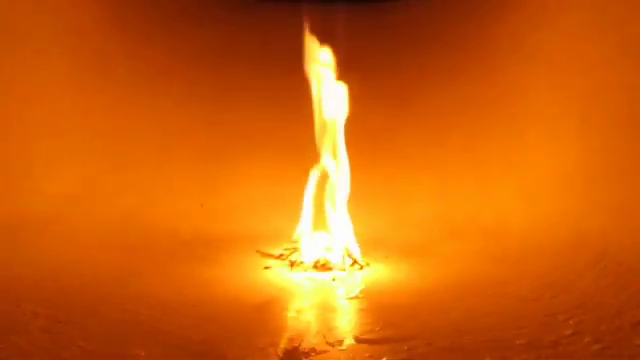
#> input picture frame 149 of code/fire.mp4, 640 x 360 px
$ python fire_detector.py
#> lines starting #> are read from the running program, lines starting #| are printed output that depends on the picture; after the words box and inside, x2 and y2 are one past the last pixel; in counts of white or black regions, pixels touching at a corner belong together

import cv2
import numpy as np
import smtplib
import playsound
import threading

Alarm_Status = False
Email_Status = False
Fire_Reported = 0

def play_alarm_sound_function():
	while True:
		playsound.playsound('Alarm Sound.mp3',True)

def send_mail_function():

    recipientEmail = "upadhyayatal88@gmail.com"
    recipientEmail = recipientEmail.lower()

    try:
        server = smtplib.SMTP('smtp.gmail.com', 587)
        server.ehlo()
        server.starttls()
        server.login("upadhyayatal88@gmail.com", 'upadhyay98')
        server.sendmail('upadhyayatal88@gmail.com', recipientEmail, "Warning A Fire Accident has been reported on ABC Company")
        print("sent to {}".format(recipientEmail))
        server.close()
    except Exception as e:
    	print(e)


video = cv2.VideoCapture("fire.mp4") # If you want to use webcam use Index like 0,1.

while True:
    (grabbed, frame) = video.read()
#> frame is the input picture: shape (360, 640, 3); mean B, G, R 11.8, 97.7, 206.4
    if not grabbed:
        break

    frame = cv2.resize(frame, (960, 540))
#> frame: shape (540, 960, 3)

    blur = cv2.GaussianBlur(frame, (21, 21), 0)
    hsv = cv2.cvtColor(blur, cv2.COLOR_BGR2HSV)
#> hsv: shape (540, 960, 3); mean H, S, V 13.3, 242.7, 206.5

    lower = [18, 50, 50]
    upper = [35, 255, 255]
    lower = np.array(lower, dtype="uint8")
    upper = np.array(upper, dtype="uint8")

    mask = cv2.inRange(hsv, lower, upper)
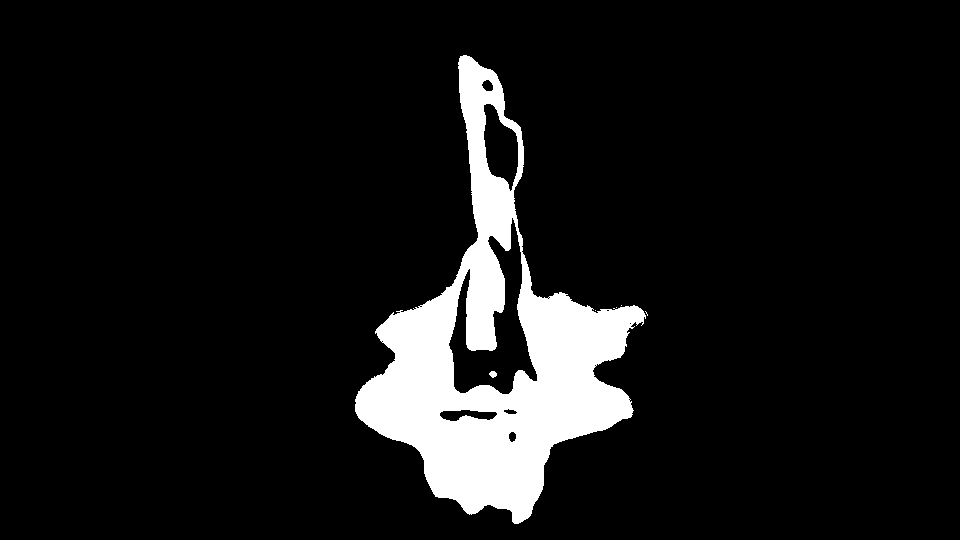
#> mask: shape (540, 960); 8.8% white; 6 white regions (4 under 20 px), largest, box (x1, y1, x2, y2) and area: (355, 55, 646, 524) 45677, (489, 371, 497, 378) 40

    output = cv2.bitwise_and(frame, hsv, mask=mask)
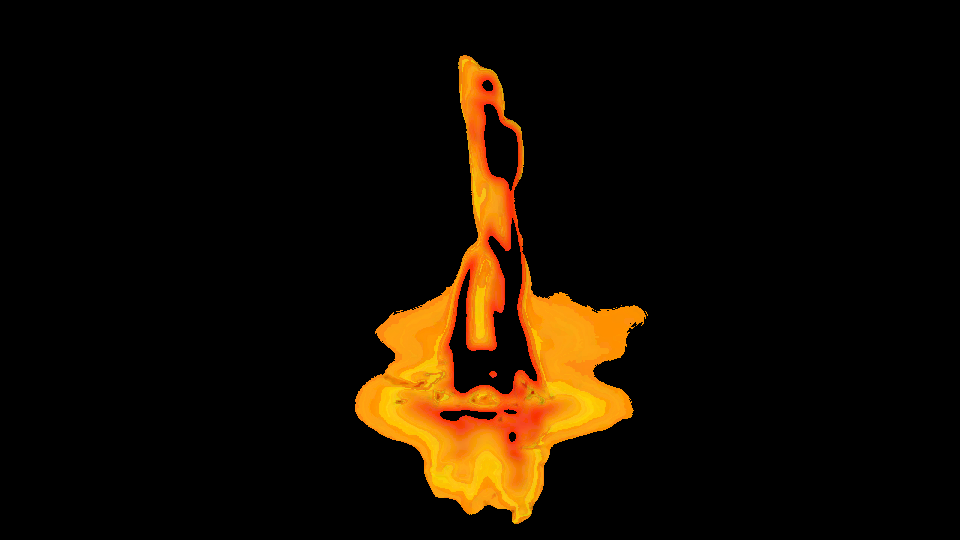
#> output: shape (540, 960, 3); mean B, G, R 1.1, 12.5, 22

    no_red = cv2.countNonZero(mask)
#> no_red = 45725

    if int(no_red) > 15000:
        Fire_Reported = Fire_Reported + 1

    cv2.imshow("output", output)

    if Fire_Reported >= 1:

    	if Alarm_Status == False:
    		threading.Thread(target=play_alarm_sound_function).start()
    		Alarm_Status = True

    	if Email_Status == False:
    		threading.Thread(target=send_mail_function).start()
    		Email_Status = True


    if cv2.waitKey(1) & 0xFF == ord('q'):
#> (key q is pressed here)
        break

cv2.destroyAllWindows()
video.release()

$ run again, starting later in the video
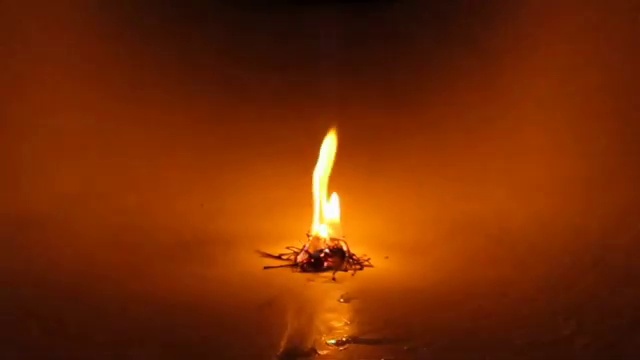
#> input picture frame 673 of code/fire.mp4, 640 x 360 px
#> frame is the input picture: shape (360, 640, 3); mean B, G, R 3.8, 42.6, 116.7
#> frame: shape (540, 960, 3)
#> hsv: shape (540, 960, 3); mean H, S, V 9.5, 245.7, 116.6
#> `mask = cv2.inRange(hsv, lower, upper)`:
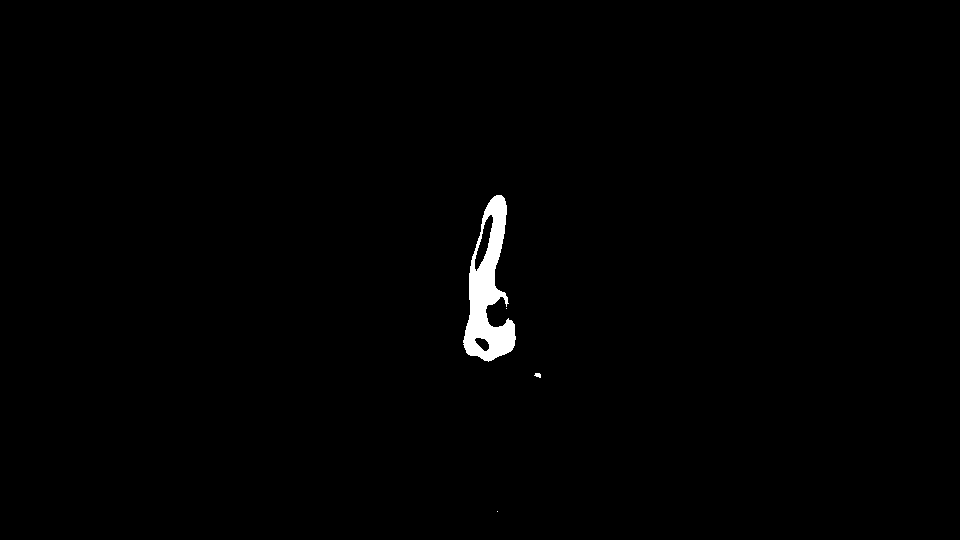
#> mask: shape (540, 960); 0.82% white; 4 white regions (2 under 20 px), largest, box (x1, y1, x2, y2) and area: (463, 195, 516, 362) 4229, (534, 373, 541, 378) 25
#> no_red = 4256
